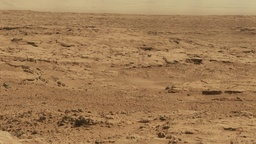
#> input picture gauche.jpg, 256 x 144 px, shrunk from 2000 x 1127 before the run, found by its file name
$ python mainPanorama.py
#> lines starting #> are read from the running program, lines starting #| are printed output that depends on the picture
### lib/ImageManager.py
# -*- coding: utf-8 -*-
import cv2
import matplotlib.pyplot as plt

from lib.Filter import *


class ImageManager:
    def __init__(self):
        pass

    @staticmethod
    def loadMatrix(path, *args):
#> called with path = 'images/gauche.jpg'
        data = cv2.imread(path, *args)
#> data is the input picture: shape (144, 256, 3); mean B, G, R 84.3, 123.8, 160
        data = cv2.cvtColor(data, cv2.COLOR_BGR2RGB)
#> call 2 of loadMatrix, with path = 'images/droite.jpg'
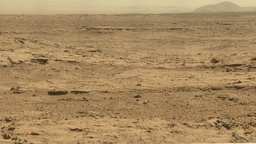
#> input picture droite.jpg, 256 x 144 px, shrunk from 2000 x 1127 before the run, found by its file name
#> in loadMatrix, data is the input picture: shape (144, 256, 3); mean B, G, R 96.5, 137.7, 167

        return data

    @staticmethod
    def writeImage(image, path):
        cv2.imwrite(path, image)

    # [5 lines left out: function normalizeImage, not called in this run]

    @staticmethod
    def divideSizeBy2(image):
        return ImageManager.getOctave(image, 1)

    @staticmethod
    def multiplySizeBy2(image):
        return ImageManager.getOctave(image, 1)

    @staticmethod
    def getGreyscale(image):
        return cv2.cvtColor(image, cv2.COLOR_RGB2GRAY)

    @staticmethod
    def getOctave(image_matrix, octave):
#> called with octave = -1
        p = float(2 ** octave)

        return cv2.resize(image_matrix, (0, 0), fx=(1.0 / p), fy=(1.0 / p))
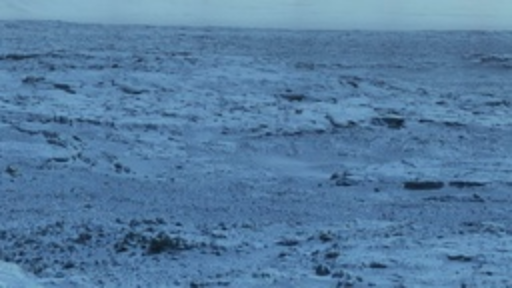
#> returned value: shape (288, 512, 3); mean of channels 0, 1, 2 160, 123.7, 84.2; drawn as B, G, R

    @staticmethod
    def rotate(image, angle, center=None):
        """
        Effectue la rotation d'une image
        :param image: Image a tourner
        :param angle: Angle en degrés
        :param center: Centre de rotation (row, col)
        :return:
        """

        rows, cols = ImageManager.getDimensions(image)

        if center is not None:
            center_row, center_col = center
        else:
            center_row, center_col = (int(rows / 2), int(cols / 2))

        m = cv2.getRotationMatrix2D((center_col, center_row), angle, 1)
        return cv2.warpAffine(image, m, (cols, rows))

    @staticmethod
    def applyGaussianFilter(image, sigma):
        img_filtered = Filter.createGaussianFilter(int(sigma * 3), sigma)
        return Filter.convolve2D(image, img_filtered)

    @staticmethod
    def showKeyPoint(image, keypoint, **kwargs):
        rows, cols = ImageManager.getDimensions(image)
        color = kwargs.get("color", None)
        if color :
            point_color = color
        else :
            point_color = [int(keypoint[2] * 1000) % 256, int(keypoint[2] * 333) % 256, int(keypoint[2] * 666) % 256]

        # On détermine si l'argument "keypoint" est un descripteur complet ou juste un point clé
        if len(keypoint) <= 4:
            try:
                kp3 = keypoint[3]
            except IndexError:
                kp3 = None

            if kp3 is not None:
                radius = (keypoint[2] ** 1.5) * 8 * min(cols, rows) / 1024
                image = cv2.circle(image, (keypoint[1], keypoint[0]), int(radius), point_color, 2)

                # On dessine la fleche représentant l'orientation du point clé
                image = cv2.arrowedLine(image,
                                 (int(keypoint[1]), int(keypoint[0])),
                                 (int(keypoint[1]) + int(np.cos(keypoint[3]) * radius),
                                  int(keypoint[0]) - int(np.sin(keypoint[3]) * radius)),
                                 point_color, 2)
            else:
                image = cv2.circle(image, (int(keypoint[1]), int(keypoint[0])), int(keypoint[2]) + 1, point_color, 5)
        else:
            radius = 10 * min(cols, rows) / 1024
            image = cv2.circle(image, (int(keypoint[1]), int(keypoint[0])), int(radius), point_color, 2)

        return image

    # [4 lines left out: function showImage, not called in this run]

    @staticmethod
    def getDimensions(image):
        rows, cols = image.shape[0], image.shape[1]

        return rows, cols


# [2 lines that do not run on import are left out]

### lib/ImageProcessor.py
# -*- coding: utf-8 -*-

from lib.ExtremaDetector import *
from lib.analysis.PyramidAnalyzer import *


class ImageProcessor:
    def __init__(self):
        pass

    @staticmethod
    def prepareImage(image):
        Log.debug("Doublement de la taille de l'image")
        image_doubled = ImageManager.getOctave(image, -1)

        Log.debug("Conversion de l'image en niveaux de gris")
        image_greyscale = ImageManager.getGreyscale(image)
#> in getGreyscale, `return cv2.cvtColor(image, cv2.COLOR_RGB2GRAY)`:
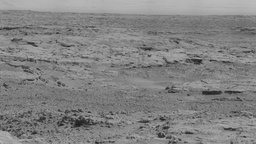
#> returned value: shape (144, 256); min 19, max 187, mean 130.1

        Log.debug("Doublement de la taille de l'image en niveaux de gris")
        image_greyscale_doubled = ImageManager.getGreyscale(image_doubled)

        # On renvoi les images dans l'interval [0;1]
        return image / 255., \
               image_doubled / 255., \
               image_greyscale / 255., \
               image_greyscale_doubled / 255.

    @staticmethod
    def checkNbOctave(image_travail, nb_octaves):
        octave_debug = min(int(np.log2(image_travail.shape[0])), int(np.log2(image_travail.shape[1])), nb_octaves)
        if octave_debug != nb_octaves:
            Log.warn("Le nombre d'octave a été changé à " + str(
                int(octave_debug)) + " afin d'éviter les problèmes de redimensionnement")
            return octave_debug

        return nb_octaves

    @staticmethod
    def findKeypoints(image_original, s, nb_octaves, **kwargs):
        if image_original is None:
            raise Exception("Erreur : Aucune image envoyee")

        image_original, image_doubled, image_greyscale, image_greyscale_doubled = ImageProcessor.prepareImage(
            image_original)
        nb_octaves = ImageProcessor.checkNbOctave(image_doubled, nb_octaves)
#> nb_octaves = 3

        Log.debug("Construction des pyramides des gaussiennes et des DoGs")
        DoGs, octaves, sigmas = ExtremaDetector.differenceDeGaussienne(image_greyscale_doubled, s, nb_octaves)
        points_cles = []

        #  On applique une détéction de points clés sur chaque octave
        for i in range(len(octaves)):
            Log.debug("BEGIN -------------------------------- " + str(i + 1))
            Log.debug("Debut de l'analyse de l'octave " + str(i + 1))

            points = ExtremaDetector.detectionPointsCles(
                DoGs[i],
                octaves[i],
                sigmas,
                kwargs.get("minimum_contrast", 0.03),
                kwargs.get("r_courb_principal", 10),
                1. / (2. ** (i - 1)),
                i,
                **kwargs
            )

            # On fait un rescale des points clés
            Log.debug("Rescale des points-clés sur l'image initiale", 1)
            octave_points = Utils.adaptKeypoints(points, i - 1)

            Log.debug("Nombre de points pour l'octave " + str(i + 1) + " : " + str(len(octave_points)))

            # On ajoute les nouveaux points clés à la liste
            points_cles = Utils.concatenateKeyPoints(points_cles, octave_points)

            Log.debug("END -------------------------------- " + str(i + 1))

        Log.debug("Remplacement des sigmas par leur valeur", 1)
        points_cles = Utils.adaptSigmas(points_cles, sigmas)

        Log.debug("Nombre total de points clés : " + str(len(points_cles)))

        Log.debug("Calcul des descripteurs....")
        descriptors = ExtremaDetector.descriptionPointsCles(image_greyscale, points_cles)

        # On s'occupe d'un eventuel analyseur
        ImageProcessor.fillAnalyzer(image_original,
                                    image_doubled,
                                    image_greyscale_doubled,
                                    DoGs,
                                    octaves,
                                    sigmas,
                                    points_cles,
                                    descriptors,
                                    **kwargs)

        return descriptors

    @staticmethod
    def fillAnalyzer(image_original, image_doubled, image_greyscale_doubled, DoGs, octaves, sigmas, key_points,
                     descriptors,
                     **kwargs):
        pyramid_analyzer = kwargs.get("pyramid_analyzer", None)

        if pyramid_analyzer is not None:
            Log.debug("Remplissage de l'analyseur")
            pyramid_analyzer.originalPicture = copy.deepcopy(image_original)
            pyramid_analyzer.doubledPicture = copy.deepcopy(image_doubled)
            pyramid_analyzer.greyscaleDoubledPicture = copy.deepcopy(image_greyscale_doubled)

            pyramid_analyzer.sigmas = copy.deepcopy(sigmas)

            pyramid_analyzer.dogPyramid = copy.deepcopy(DoGs)
            pyramid_analyzer.imagePyramid = copy.deepcopy(octaves)

            pyramid_analyzer.key_points = copy.deepcopy(key_points)

            Log.debug("Enregistrement des descripteurs dans l'analyseur")
            pyramid_analyzer.descriptors = copy.deepcopy(descriptors)

### lib/ExtremaDetector.py
# -*- coding: utf-8 -*-
import copy

from lib.ImageManager import *
from lib.analysis.OctaveAnalyzer import *
from lib.Utils import *
from lib.debug.Log import *


class ExtremaDetector:
    def __init__(self):
        pass

    @staticmethod
    def differenceDeGaussienne(image, s, nb_octave, **kwargs):
        """
        Génère la pyramide des DoGs d'une image
        :param image:       L'image originale
        :param s:           Le facteur s
        :param nb_octave:   Le nombre d'octave à générer
        :return:            (pyramide des DoGs, pyramide des octaves, liste des sigmas)
        """
#> called with s = 3, nb_octave = 3

        nb_element = s + 3
#> nb_element = 6

        # Construction de la pyramide de gaussiennes
        Log.debug("Génération de la pyramide de Gaussiennes", 1)
        sigmas = [1.6 * (2 ** (float(k) / float(s))) for k in range(nb_element)]
#> sigmas = [1.6, 2.02, 2.54, 3.2, 4.03, 5.08]
        pyramid = [[] for k in range(nb_octave)]

        for octave in range(nb_octave):
            if octave == 0:
                octave_original = image
            else:
                #  On prend la s + 1 eme image (la numéro s dans le tableau)
                octave_original = ImageManager.divideSizeBy2(pyramid[octave - 1][s])

            for k in range(nb_element):
                Utils.updateProgress(float(octave * nb_element + k + 1) / float(nb_element * nb_octave))
                pyramid[octave].append(ImageManager.applyGaussianFilter(octave_original, sigmas[k]))
#> this loop made 3 passes
#> pass 1, in createGaussianFilter (call 5), `matrix = matrix / som`:
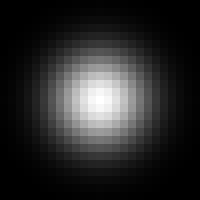
#> matrix: shape (25, 25) float64 (shown 8 times larger); min 1.4e-06, max 0.00983, mean 0.0016; drawn with min black and max white
#> after the loop:
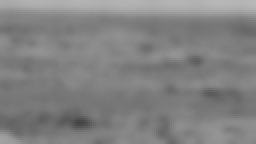
#> octave_original: shape (72, 128) float64 (shown 2 times larger); min 0.267, max 0.724, mean 0.51

        Utils.unloadBuffer()

        # Generation de la pyramide des différences
        Log.debug("Génération de la pyramide des différences de Gaussiennes", 1)
        DoGs = [[] for k in range(nb_octave)]

        for octave in range(nb_octave):
            for k in range(nb_element - 1):
                Utils.updateProgress(float(octave * (nb_element - 1) + k + 1) / float((nb_element - 1) * nb_octave))
                DoGs[octave].append(pyramid[octave][k + 1] - pyramid[octave][k])
#> (the rest of the program and of its run is left out)
